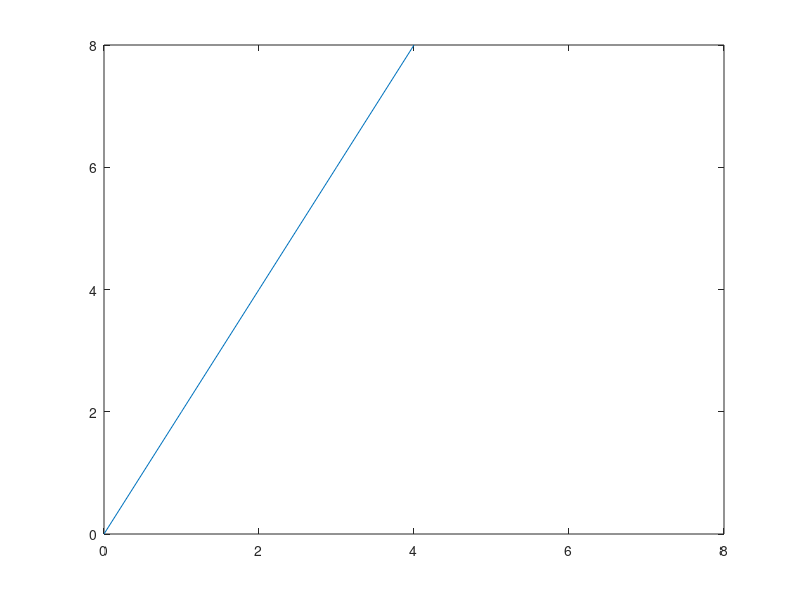
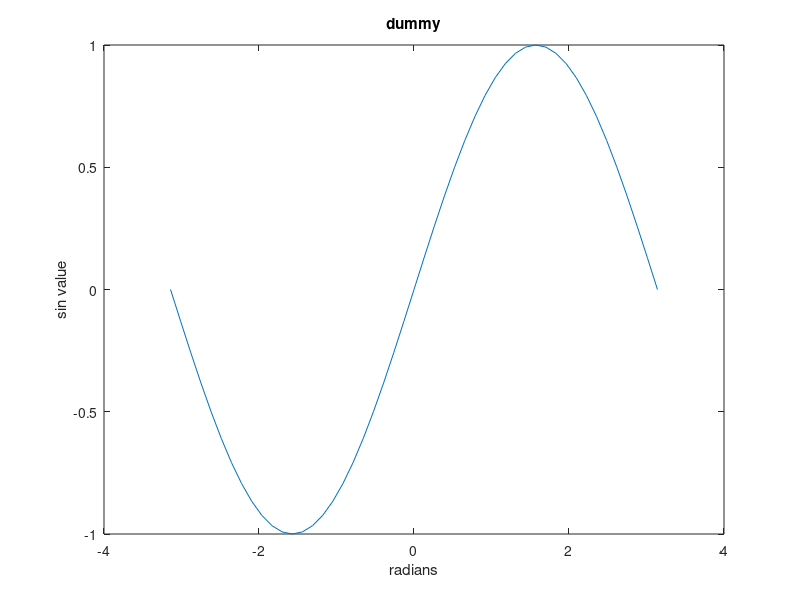
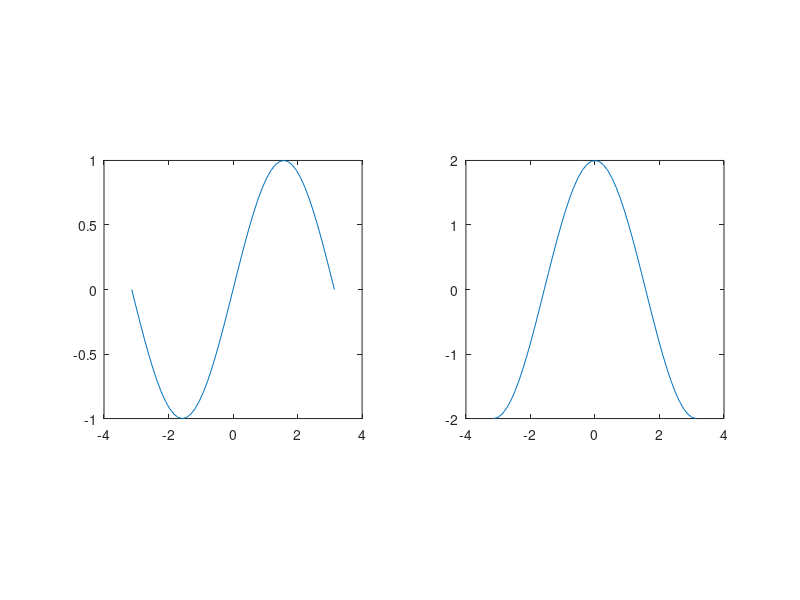
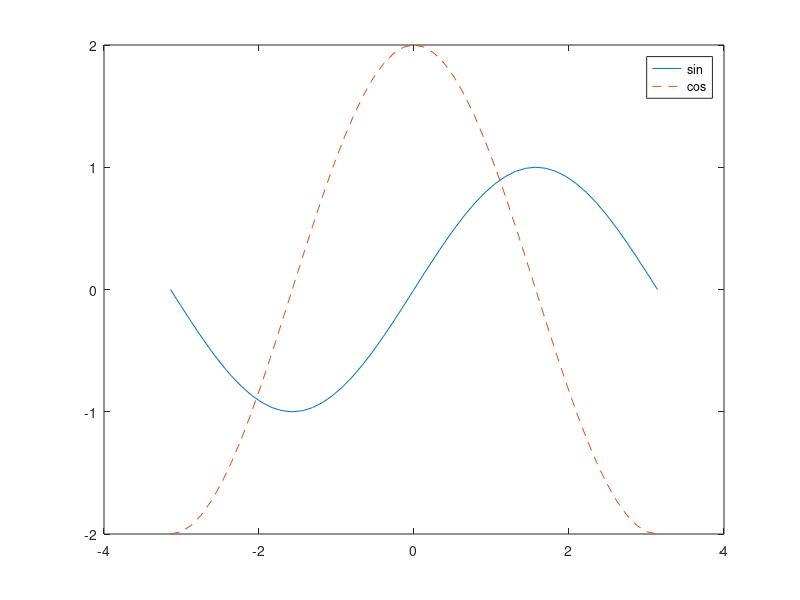

Write MATLAB code to recreate these figures, in order.
%(7) Plotting 

 

x = [0 1 2 3 4];             % Plotting basico
plot(x);                     % Dibuja X
pause                        % Espera un key press
plot(x, 2*x);                % Plot 2*x vs x
axis([0 8 0 8]);             % Ajusta los ejes

 

figure                      % Abre una nueva figura
x = pi*[-24:24]/24;
plot(x, sin(x));
xlabel('radians');           %  label for x-axis
ylabel('sin value');         %  label for y-axis
title('dummy');              %  plot titulo

 

figure;                      
subplot(1, 2, 1);            % Multiples grficos en sobplot
plot(x, sin(x));            
axis square;                 % Ejes cuadrados
subplot(1, 2, 2);
plot(x, 2*cos(x));
axis square;

 

figure;                      
plot(x, sin(x));
hold on;                     % Multiples funciones en un solo grafico           
plot(x, 2*cos(x), '--');     % '--' distinto patron

 

legend('sin', 'cos');        % nombres a cada grafico
hold off;                    % 

 

figure;                      % Matrices vs. images

 

m = rand(64,64);
imagesc(m)                   % Plot matrix como image
colormap gray;               % Nivel de gray
axis image;                  % Show pixel coordinates as axes
axis off;                    % Remueve los ejes